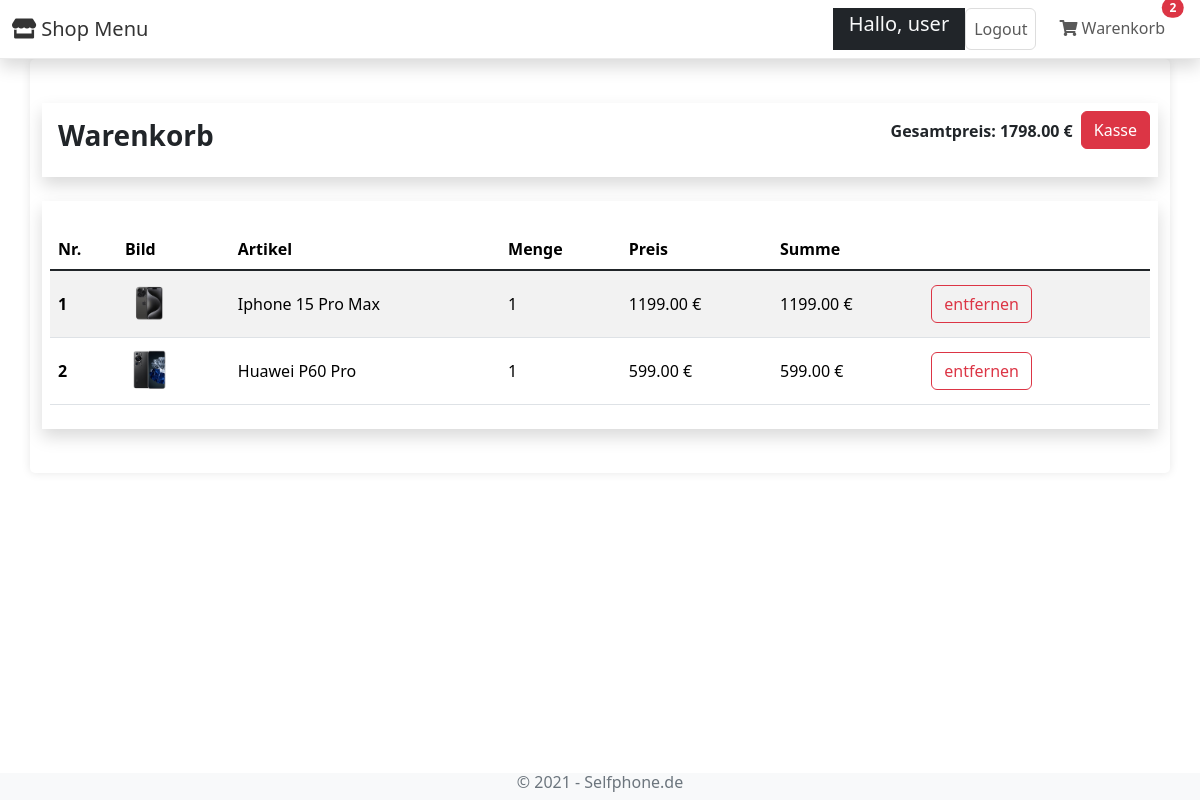
The app's page /warenkorb/ (signed in) with its own data.
### shop/models.py (models this page shows, shortened)
class Bestellung(models.Model):
    kunde = models.ForeignKey(
        Kunde, on_delete=models.SET_NULL, null=True, blank=True)
    bestelldatum = models.DateTimeField(auto_now_add=True)
    erledigt = models.BooleanField(default=False, null=True, blank=True)
    auftrags_id = models.CharField(max_length=100, null=True)
    artikel = models.ManyToManyField(Artikel)
    @property
    def get_gesamtpreis(self):
        return sum(artkikel.get_summe for artkikel in self.bestellteartikel_set.all())
    @property
    def get_gesamtmenge(self):
        return sum(artkikel.menge for artkikel in self.bestellteartikel_set.all())

class BestellteArtikel(models.Model):
    artikel = models.ForeignKey(
        Artikel, on_delete=models.SET_NULL, null=True, blank=True)
    bestellung = models.ForeignKey(
        Bestellung, on_delete=models.SET_NULL, null=True, blank=True)
    menge = models.IntegerField(default=0, null=True, blank=True)
    datum = models.DateTimeField(auto_now_add=True)
    @property
    def get_summe(self):
        return self.menge * self.artikel.preis

class Artikel(models.Model):
    name = models.CharField(max_length=100)
    beschreibung = models.TextField()  # Description of the item.
    preis = models.FloatField()  # Price of the item.
    bild = models.ImageField(null=True, blank=True)

### shop/views.py (the view)
# urls.py: path('warenkorb/', views.warenkorb, name='warenkorb'),
def warenkorb(request):
    if request.user.is_authenticated:
        kunde = request.user.kunde
        bestellung, created = Bestellung.objects.get_or_create(
            kunde=kunde, erledigt=False)
        artikels = bestellung.bestellteartikel_set.all()
    else:
        artikels = []
        bestellung = []
    ctx = {"artikels": artikels, "bestellung": bestellung}
    return render(request, 'shop/warenkorb.html', ctx)

### shop/context_processors.py (called while the page is built)
def warenkorb_anzahl(request):
    if request.user.is_authenticated:
        kunde = request.user.kunde
        bestellung = Bestellung.objects.get(kunde=kunde, erledigt=False)
        if bestellung:
            menge = bestellung.get_gesamtmenge
        else:
            menge = 0
    else:
        menge = 0
    return {'menge': menge}

### shop/templates/shop/warenkorb.html
{% extends 'shop/index.html' %}
{% load static %}
{% block content %}
{% if artikels %}
<div class="row mt-4">
  <div class="col-12">
    <div class="shadow p-2 mb-4">
      <div class="d-flex">
        <h3 class="me-auto fw-bold p-2">Warenkorb</h3>
        <p class="fw-bold p-2">Gesamtpreis: {{bestellung.get_gesamtpreis|floatformat:2}} €</p>
        <p><a class="btn btn-danger" href="{% url 'kasse' %}">Kasse</a></p>
      </div>
    </div>
  </div>
  <div class="col-12">
    <div class="shadow p-2 mb-4">
      <table class="table table-striped table-hover">
        <thead>
          <tr>
            <th scope="col">Nr.</th>
            <th scope="col">Bild</th>
            <th scope="col">Artikel</th>
            <th scope="col">Menge</th>
            <th scope="col">Preis</th>
            <th scope="col">Summe</th>
          </tr>
        </thead>
        <tbody class="table-group-divider">
          {% for artikel in artikels %}
          <tr>
            <th scope="row">{{forloop.counter}}</th>
            <td><img src="{{artikel.artikel.bild.url}}" width="50" height="50" alt=""></td>
            <td>{{artikel.artikel.name}}</td>
            <td>{{artikel.menge}}</td>
            <td>{{artikel.artikel.preis|floatformat:2}} €</td>
            <td>{{artikel.get_summe|floatformat:2}} €</td>
            <td><button data-artikel={{artikel.artikel.id}} data-action="entfernen"
                class="btn btn-outline-danger warenkorb-bestellen">entfernen</button></td>
            {% if artikel.menge >= 2 %}
            <td><button data-artikel={{artikel.artikel.id}} data-action="minus"
                class="btn btn-outline-danger warenkorb-bestellen">-</button></td>
            {% else %}
            <td></td>
            {% endif %}
          </tr>
          {% endfor %}
        </tbody>
      </table>
    </div>
  </div>
</div>
{% else %}
<h2>Dein Warenkorb ist leer!</h2>
{% endif %}
{% endblock content %}

### shop/templates/shop/menu.html (shortened to what this page needs)
<header class="sticky-top">
  <nav class="navbar navbar-expand-lg shadow">
    <div class="container-fluid">
      <a class="navbar-brand" href="{% url 'shop' %}">
        <i class="fas fa-store"></i> Shop Menu
      </a>
      <div class="collapse navbar-collapse" id="navbarNavAltMarkup">
        <div class="navbar-nav ms-auto">
          {% if request.user.is_authenticated %}
          <h5 class="text-center text-light mb-0 px-3 py-1 bg-dark">Hallo, {{request.user}}</h5>
          <a class="nav-link btn btn-light p-2" href="{% url 'logout' %}">Logout</a>
          {% else %}
          <a class="nav-link btn btn-light p-2" href="{% url 'login' %}">Login</a>
          {% endif %}
          <a class="nav-link position-relative" href="{% url 'warenkorb' %}">
            <i class="fas fa-shopping-cart"></i> Warenkorb
            {% if menge > 0 %}
            <span class="badge rounded-pill bg-danger position-absolute top-0 start-100 translate-middle">{{menge}}
            </span>
            {% endif %}
          </a>
        </div>
      </div>
    </div>
  </nav>
</header>

### static/css/styles.css (style rules this page uses)
body { font-family: 'Segoe UI', Tahoma, Geneva, Verdana, sans-serif; background-color: #f5f5f5; color: #333; margin-top: 20px; }
a { color: #007bff; text-decoration: none; }
.navbar { background-color: #fff; border-bottom: 1px solid #eaeaea; }
.navbar-brand { color: #333 !important; }
.nav-link { margin-right: 15px; }
.nav-link.btn-light { border: 1px solid #ddd; }
.badge { font-size: 0.75em; }
.warenkorb-bestellen { background-color: #007bff; color: #fff; border: none; }
.table { margin-top: 20px; }
.table th, .table td { padding: 15px; vertical-align: middle; }
.btn-outline-danger { color: #dc3545; border-color: #dc3545; }

### records on screen
Bestellung: get_gesamtpreis "1798.00"
BestellteArtikel: artikel.bild (picture), artikel.name "Iphone 15 Pro Max", menge "1", artikel.preis "1199.00", get_summe "1199.00"
BestellteArtikel: artikel.bild (picture), artikel.name "Huawei P60 Pro", menge "1", artikel.preis "599.00", get_summe "599.00"

### other values on screen
{{ request.user }} "user"
{{ menge }} "2"
